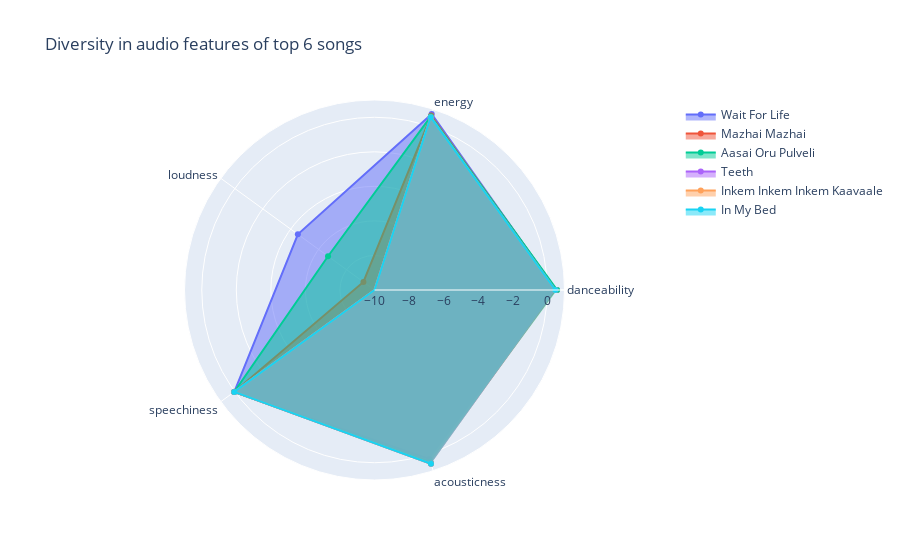

Notebook code for this chart:
### Code cell
import plotly.graph_objects as go

categories = ['danceability','energy',
              'loudness', 'speechiness', 'acousticness']

fig = go.Figure()

fig.add_trace(go.Scatterpolar(
      r=[0.515,0.714,-4.516,0.0348,0.286],
      theta=categories,
      fill='toself',
      name='Wait For Life'
))

fig.add_trace(go.Scatterpolar(
      r=[0.532,0.623,-9.208,0.0331,0.538],
      theta=categories,
      fill='toself',
      name='Mazhai Mazhai'
))


fig.add_trace(go.Scatterpolar(
      r=[0.575,0.577,-6.674,0.0432,0.451],
      theta=categories,
      fill='toself',
      name='Aasai Oru Pulveli'
))
fig.add_trace(go.Scatterpolar(
      r=[0.470,0.521,-11.142,0.0391,0.579],
      theta=categories,
      fill='toself',
      name='Teeth'
))
fig.add_trace(go.Scatterpolar(
      r=[0.470,0.521,-11.142,0.0391,0.579],
      theta=categories,
      fill='toself',
      name='Inkem Inkem Inkem Kaavaale'
))
fig.add_trace(go.Scatterpolar(
      r=[0.470,0.521,-11.142,0.0391,0.579],
      theta=categories,
      fill='toself',
      name='In My Bed'
))

fig.update_layout(
    title = "Diversity in audio features of top 6 songs",
    polar=dict(
    radialaxis=dict(
      visible=True,
      range=[-10, 1]
    )),
  showlegend=True)

fig.show()

### Figure 1 — Plotly figure (JSON) as saved in the notebook; plotly's stock layout.template omitted (floating-point values rounded to 4 significant figures)
{"data": [{"fill": "toself", "name": "Wait For Life", "r": [0.515, 0.714, -4.516, 0.0348, 0.286], "theta": ["danceability", "energy", "loudness", "speechiness", "acousticness"], "type": "scatterpolar"}, {"fill": "toself", "name": "Mazhai Mazhai", "r": [0.532, 0.623, -9.208, 0.0331, 0.538], "theta": ["danceability", "energy", "loudness", "speechiness", "acousticness"], "type": "scatterpolar"}, {"fill": "toself", "name": "Aasai Oru Pulveli", "r": [0.575, 0.577, -6.674, 0.0432, 0.451], "theta": ["danceability", "energy", "loudness", "speechiness", "acousticness"], "type": "scatterpolar"}, {"fill": "toself", "name": "Teeth", "r": [0.47, 0.521, -11.14, 0.0391, 0.579], "theta": ["danceability", "energy", "loudness", "speechiness", "acousticness"], "type": "scatterpolar"}, {"fill": "toself", "name": "Inkem Inkem Inkem Kaavaale", "r": [0.47, 0.521, -11.14, 0.0391, 0.579], "theta": ["danceability", "energy", "loudness", "speechiness", "acousticness"], "type": "scatterpolar"}, {"fill": "toself", "name": "In My Bed", "r": [0.47, 0.521, -11.14, 0.0391, 0.579], "theta": ["danceability", "energy", "loudness", "speechiness", "acousticness"], "type": "scatterpolar"}], "layout": {"polar": {"radialaxis": {"range": [-10, 1], "visible": true}}, "showlegend": true, "title": {"text": "Diversity in audio features of top 6 songs"}}}
